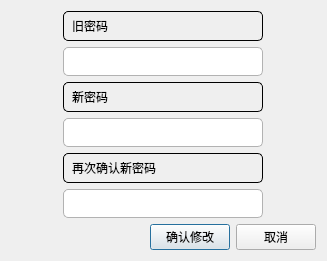
<?xml version="1.0" encoding="UTF-8"?>
<ui version="4.0">
 <class>ModifyPassword</class>
 <widget class="QDialog" name="ModifyPassword">
  <property name="geometry">
   <rect>
    <x>0</x>
    <y>0</y>
    <width>327</width>
    <height>233</height>
   </rect>
  </property>
  <property name="windowTitle">
   <string>修改密码</string>
  </property>
  <property name="styleSheet">
   <string notr="true">QLineEdit { 
	font-size: 10pt; 
	padding: 5px; 
	border: 1px solid #b2b2b2; 
	border-radius: 5px; 
	color: #333; 
}

QLabel
{
	border : 1.2px solid black;
	padding: 5px; 
	border-radius: 5px;
}

</string>
  </property>
  <layout class="QGridLayout" name="gridLayout_3" rowstretch="9,1">
   <item row="0" column="0">
    <layout class="QGridLayout" name="gridLayout">
     <item row="0" column="0">
      <widget class="QLabel" name="oldPwdLabel">
       <property name="text">
        <string>旧密码</string>
       </property>
      </widget>
     </item>
     <item row="1" column="0">
      <widget class="QLineEdit" name="oldPwdLineEdit">
       <property name="maximumSize">
        <size>
         <width>200</width>
         <height>16777215</height>
        </size>
       </property>
       <property name="echoMode">
        <enum>QLineEdit::Password</enum>
       </property>
      </widget>
     </item>
     <item row="2" column="0">
      <widget class="QLabel" name="newPwdLabel">
       <property name="text">
        <string>新密码</string>
       </property>
      </widget>
     </item>
     <item row="3" column="0">
      <widget class="QLineEdit" name="newPwdLineEdit">
       <property name="maximumSize">
        <size>
         <width>200</width>
         <height>16777215</height>
        </size>
       </property>
       <property name="echoMode">
        <enum>QLineEdit::Password</enum>
       </property>
      </widget>
     </item>
     <item row="4" column="0">
      <widget class="QLabel" name="confirmPwdLabel">
       <property name="text">
        <string>再次确认新密码</string>
       </property>
      </widget>
     </item>
     <item row="5" column="0">
      <widget class="QLineEdit" name="confirmPwdLineEdit">
       <property name="maximumSize">
        <size>
         <width>200</width>
         <height>16777215</height>
        </size>
       </property>
       <property name="echoMode">
        <enum>QLineEdit::Password</enum>
       </property>
      </widget>
     </item>
    </layout>
   </item>
   <item row="1" column="0">
    <layout class="QGridLayout" name="gridLayout_2">
     <item row="0" column="0">
      <spacer name="horizontalSpacer">
       <property name="orientation">
        <enum>Qt::Horizontal</enum>
       </property>
       <property name="sizeHint" stdset="0">
        <size>
         <width>233</width>
         <height>20</height>
        </size>
       </property>
      </spacer>
     </item>
     <item row="0" column="1">
      <widget class="QPushButton" name="commitPushButton">
       <property name="text">
        <string>确认修改</string>
       </property>
      </widget>
     </item>
     <item row="0" column="2">
      <widget class="QPushButton" name="cancelPushButton">
       <property name="text">
        <string>取消</string>
       </property>
      </widget>
     </item>
    </layout>
   </item>
  </layout>
 </widget>
 <resources/>
 <connections/>
</ui>
